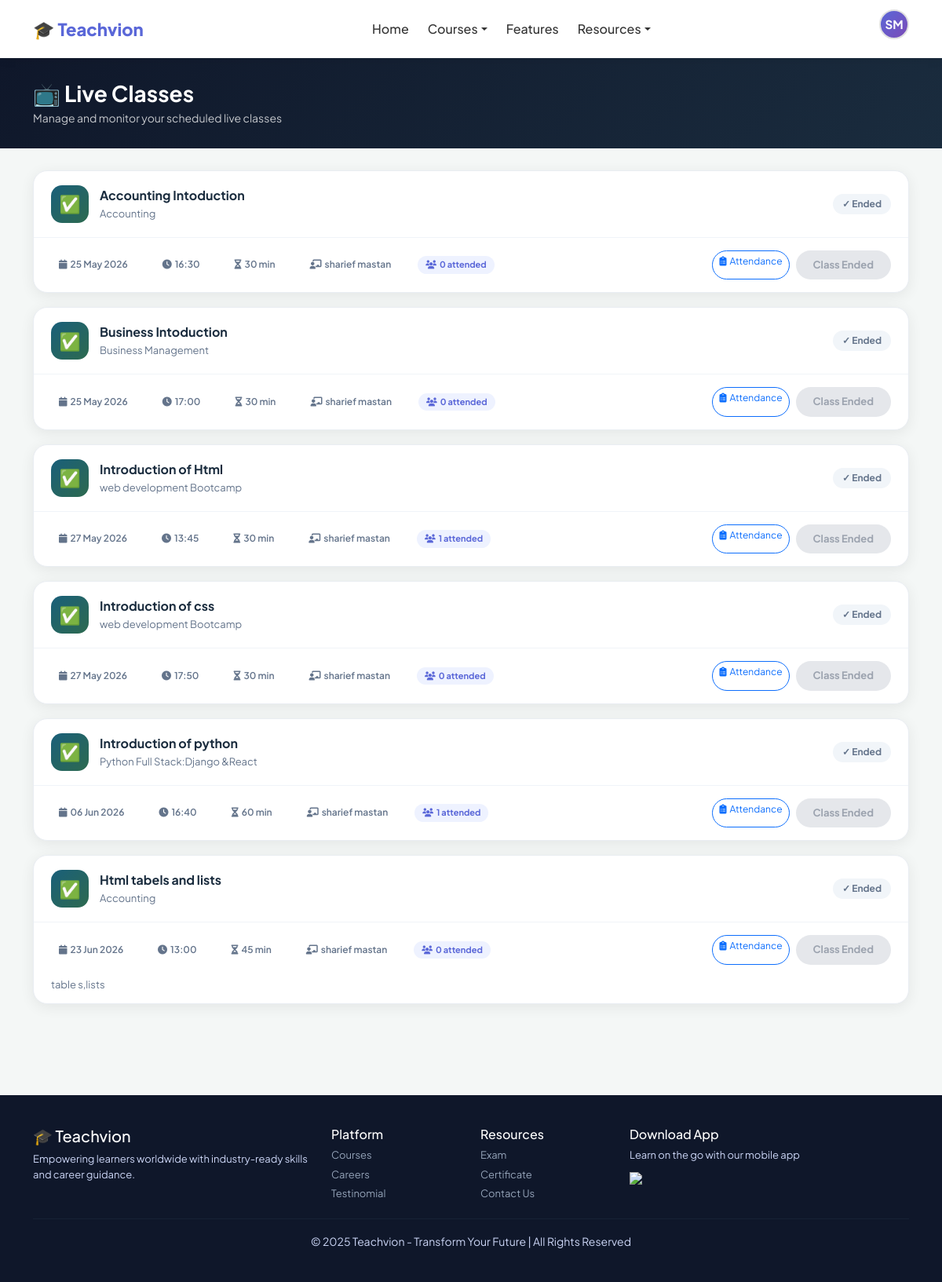
Page /live-classes/ (signed in) on the committed database.
### accounts/models.py (models this page shows, shortened)
class CustomUser(AbstractUser):
    ROLE_CHOICES = [
        ('student', 'Student'),
        ('trainer', 'Trainer'),
        ('admin', 'Admin'),
    ]
    email = models.EmailField(unique=True)
    role = models.CharField(max_length=10, choices=ROLE_CHOICES, default='student')
    phone = models.CharField(max_length=15, blank=True)
    profile_pic = models.ImageField(upload_to='profiles/', blank=True, null=True)
    bio = models.TextField(blank=True)
    created_at = models.DateTimeField(auto_now_add=True)
    USERNAME_FIELD = 'email'
    REQUIRED_FIELDS = ['username', 'first_name', 'last_name']
    def get_dashboard_url(self):
        urls = {
            'student': '/dashboard/student/',
            'trainer': '/dashboard/trainer/',
            'admin':   '/dashboard/admin/',
        }
        return urls.get(self.role, '/')

### liveclasses/models.py (models this page shows, shortened)
class LiveClass(models.Model):
    course        = models.ForeignKey('courses.Course', on_delete=models.CASCADE, related_name='live_classes')
    trainer       = models.ForeignKey('accounts.CustomUser', on_delete=models.CASCADE, related_name='live_classes')
    title         = models.CharField(max_length=200)
    description   = models.TextField(blank=True)
    scheduled_at  = models.DateTimeField()
    duration_mins = models.PositiveIntegerField(default=60)
    room_name     = models.CharField(max_length=100, unique=True, blank=True)
    is_active     = models.BooleanField(default=True)
    created_at    = models.DateTimeField(auto_now_add=True)
    recording_url      = models.URLField(blank=True)        # Jitsi/Dropbox/Drive link
    recording_file     = models.FileField(upload_to='recordings/', blank=True, null=True)
    recording_status   = models.CharField(
        max_length=20,
        choices=[
            ('none',       'Not Recorded'),
            ('recording',  'Recording in Progress'),
            ('processing', 'Processing'),
            ('ready',      'Ready'),
            ('added',      'Added to Course'),
        ],
        default='none'
    )
    lesson_created     = models.ForeignKey(
        'courses.Lesson', on_delete=models.SET_NULL,
        null=True, blank=True, related_name='from_live_class'
    )  # The lesson auto-created from this recording
    class Meta:
        ordering = ['scheduled_at']
    def is_live_now(self):
        now = timezone.now()
        end = self.scheduled_at + timezone.timedelta(minutes=self.duration_mins)
        return self.scheduled_at <= now <= end
    def has_ended(self):
        end = self.scheduled_at + timezone.timedelta(minutes=self.duration_mins)
        return timezone.now() > end

### courses/models.py (models this page shows, shortened)
class Course(models.Model):
    CATEGORY_CHOICES = [
        ('web', 'Web Development'),
        ('java', 'Java Full Stack'),
        ('python', 'Python Full Stack'),
        ('data', 'Data Analytics'),
        ('ai', 'AI/ML'),
        ('accounting', 'Accounting & Finance'),
        ('business', 'Business Management'),
        ('diet', 'Diet & Nutrition'),
        ('computer_science', 'Computer Science'),
    ]
    trainer = models.ForeignKey(
        settings.AUTH_USER_MODEL,
        on_delete=models.SET_NULL,
        null=True, blank=True,
        related_name='courses_taught',
        limit_choices_to={'role': 'trainer'}
    )
    title = models.CharField(max_length=200)
    description = models.TextField()
    category = models.CharField(max_length=20, choices=CATEGORY_CHOICES)
    price = models.DecimalField(max_digits=10, decimal_places=2)
    thumbnail = models.ImageField(upload_to='course_thumbnails/', blank=True, null=True)
    badge = models.CharField(max_length=50, blank=True)
    is_active = models.BooleanField(default=True)
    created_at = models.DateTimeField(auto_now_add=True)
    updated_at = models.DateTimeField(auto_now=True)

### liveclasses/views.py (the view)
# urls.py: path('live-classes/',                                views.my_live_classes_view,      name='my_live_classes'),
@login_required
def my_live_classes_view(request):
    now = timezone.now()
    if request.user.role == 'student':
        enrolled_ids = Enrollment.objects.filter(
            student=request.user, payment_status='paid'
        ).values_list('course_id', flat=True)
        classes = LiveClass.objects.filter(
            course_id__in=enrolled_ids, is_active=True,
            scheduled_at__gte=now - timezone.timedelta(hours=2)
        ).order_by('scheduled_at').select_related('course', 'trainer')
    else:
        classes = LiveClass.objects.filter(
            trainer=request.user, is_active=True,
        ).order_by('scheduled_at').select_related('course')
    classes_data = []
    for lc in classes:
        att_count = Attendance.objects.filter(live_class=lc, is_present=True).count()
        classes_data.append({'class': lc, 'att_count': att_count})
    return render(request, 'my_classes.html', {
        'classes_data': classes_data,
        'now':          now,
    })

### liveclasses/templates/my_classes.html (shortened to what this page needs)
{% extends 'base.html' %}
{% load static %}
{% block content %}
<div class="page-hero">
  <div class="container">
    <h3 class="fw-bold mb-1">📺 Live Classes</h3>
    <p class="mb-0 opacity-75" style="font-size:14px;">
      {% if request.user.role == 'student' %}
        Join live sessions from your enrolled courses
      {% else %}
        Manage and monitor your scheduled live classes
      {% endif %}
    </p>
  </div>
</div>
<div class="container pb-5">
  {% if classes_data %}
    {% for item in classes_data %}
    {% with lc=item.class %}
    <div class="cls-card">
      <div class="cls-header">
        <div class="cls-icon">
          {% if lc.is_live_now %}🔴
          {% elif lc.has_ended %}✅
          {% else %}📅
          {% endif %}
        </div>
        <div style="flex:1;">
          <div style="font-weight:700; font-size:16px; color:#1a2c3e;">{{ lc.title }}</div>
          <div style="font-size:13px; color:#64748b; margin-top:2px;">{{ lc.course.title }}</div>
        </div>
        {% if lc.is_live_now %}
          <span class="status-live">LIVE NOW</span>
        {% elif lc.has_ended %}
          <span class="status-ended">✓ Ended</span>
        {% else %}
          <span class="status-soon">⏰ Upcoming</span>
        {% endif %}
      </div>
      <div class="cls-body">
        <div class="d-flex gap-4 flex-wrap">
          <span class="meta-chip"><i class="fas fa-calendar"></i>{{ lc.scheduled_at|date:"d M Y" }}</span>
          <span class="meta-chip"><i class="fas fa-clock"></i>{{ lc.scheduled_at|time:"H:i" }}</span>
          <span class="meta-chip"><i class="fas fa-hourglass-half"></i>{{ lc.duration_mins }} min</span>
          <span class="meta-chip"><i class="fas fa-chalkboard-teacher"></i>{{ lc.trainer.get_full_name }}</span>
          {% if request.user.role != 'student' %}
          <span class="att-pill"><i class="fas fa-users me-1"></i>{{ item.att_count }} attended</span>
          {% endif %}
        </div>
        <div class="d-flex gap-2 flex-wrap">
          {% if request.user.role != 'student' %}
          <a href="{% url 'attendance_detail' lc.id %}" class="btn btn-sm btn-outline-primary rounded-pill" style="font-size:12px;">
            <i class="fas fa-clipboard-list me-1"></i>Attendance
          </a>
          {% endif %}
          {% if lc.has_ended %}
            <span class="join-btn ended">Class Ended</span>
          {% elif lc.is_live_now %}
            <a href="{% url 'join_live_class' lc.id %}" class="join-btn">
              🎥 Join Now
            </a>
          {% else %}
            <a href="{% url 'join_live_class' lc.id %}" class="join-btn" style="background:linear-gradient(135deg,#1a5f7a,#2d6a4f);">
              🔔 Enter Waiting Room
            </a>
          {% endif %}
        </div>
      </div>
      {% if lc.description %}
      <div style="padding:0 22px 14px; font-size:13px; color:#64748b;">{{ lc.description }}</div>
      {% endif %}
    </div>
    {% endwith %}
    {% endfor %}
  {% endif %}
</div>
{% endblock %}

### courses/templates/base.html (shortened to what this page needs)
{% load static %}
<!DOCTYPE html>
<html lang="en">
<head>
  <link rel="stylesheet" href="{% static 'css/style.css' %}">
  <link href="https://cdn.jsdelivr.net/npm/bootstrap@5.3.0/dist/css/bootstrap.min.css" rel="stylesheet">
  <link rel="stylesheet" href="https://cdnjs.cloudflare.com/ajax/libs/font-awesome/6.4.0/css/all.min.css">
</head>
<body>
<nav class="navbar navbar-expand-lg">
  <div class="container">
    <a class="logo" href="{% url 'index' %}">🎓 Teachvion</a>
    <div class="collapse navbar-collapse justify-content-center" id="navbarMain">
      <ul class="navbar-nav">
        <li class="nav-item"><a class="nav-link" href="{% url 'index' %}">Home</a></li>
        <li class="nav-item dropdown">
          <a class="nav-link dropdown-toggle" href="#" data-bs-toggle="dropdown">Courses</a>
        </li>
        <li class="nav-item"><a class="nav-link" href="#Features">Features</a></li>
        <li class="nav-item dropdown">
          <a class="nav-link dropdown-toggle" href="#" data-bs-toggle="dropdown">Resources</a>
        </li>
      </ul>
    </div>
    <div class="d-flex align-items-center gap-2">
      {% if user.is_authenticated %}
        <div class="dropdown profile-dropdown">
          <div class="profile-avatar dropdown-toggle" data-bs-toggle="dropdown">
            {% if user.profile_pic %}
              <img src="{{ user.profile_pic.url }}" alt="Profile">
            {% else %}
              {{ user.first_name|first|upper }}{{ user.last_name|first|upper }}
            {% endif %}
          </div>
        </div>
      {% else %}
        <a href="{% url 'login' %}" class="btn btn-login">Log in</a>
        <a href="{% url 'register' %}" class="btn btn-signup">Sign up</a>
      {% endif %}
    </div>
  </div>
</nav>
{% block content %}{% endblock %}
<footer class="footer">
  <div class="container">
    <div class="row">
      <div class="col-md-4">
        <h5>🎓 Teachvion</h5>
        <p>Empowering learners worldwide with industry-ready skills and career guidance.</p>
      </div>
      <div class="col-md-2">
        <h6>Platform</h6>
        <p><a href="{% url 'index' %}#courses">Courses</a></p>
        <p><a href="{% url 'index' %}#jobs">Careers</a></p>
        <p><a href="{% url 'index' %}#testinomial">Testinomial</a></p>
      </div>
      <div class="col-md-2">
        <h6>Resources</h6>
        <p><a href="{% url 'exam' %}">Exam</a></p>
        <p><a href="{% url 'certificate' %}">Certificate</a></p>
        <p><a href="#contact">Contact Us</a></p>
      </div>
      <div class="col-md-4">
        <h6>Download App</h6>
        <p>Learn on the go with our mobile app</p>
        <img src="https://upload.wikimedia.org/wikipedia/commons/7/78/Google_Play_Store_badge_EN.svg" width="130">
      </div>
    </div>
    <hr>
    <div class="text-center">
      <small>© 2025 Teachvion - Transform Your Future | All Rights Reserved</small>
    </div>
  </div>
</footer>
</body>
</html>

### static/css/style.css (style rules this page uses)
:root { --primary: #5a67d8; --primary-dark: #4c56c0; --accent: #7b4bb7; --success: #2d6a4f; --bg: #f4f7f6; --text: #1a1a2e; }
* { font-family: 'Plus Jakarta Sans', 'Segoe UI', sans-serif; box-sizing: border-box; }
body { background: var(--bg); margin: 0; color: var(--text); }
.navbar { background: white; padding: 12px 0; box-shadow: 0 2px 12px rgba(0, 0, 0, 0.07); position: sticky; top: 0; z-index: 1000; }
.logo { font-size: 22px; font-weight: 800; color: var(--primary); text-decoration: none; }
.nav-link { color: #333 !important; font-weight: 500; margin: 0 4px; transition: color 0.2s; }
.footer { background: #0f172a; color: #cbd5f5; padding: 40px 0; margin-top: 50px; }
.footer h5, .footer h6 { color: white; }
.footer p { font-size: 13px; margin: 5px 0; }
.footer a { color: #94a3b8; text-decoration: none; font-size: 13px; }
.footer hr { border-color: #334155; }
.profile-avatar { width: 38px; height: 38px; border-radius: 50%; background: linear-gradient(135deg, var(--primary), var(--accent)); color: white; font-weight: 700; font-size: 15px; display: flex; align-items: center; justify-content: center; cursor: pointer; border: 2px solid #e0e0e0; }
body { background: url('https://images.unsplash.com/photo-1600585154731-9d8e469e2b01?ixlib=rb-4.0.3&auto=format&fit=crop&w=1350&q=80') no-repeat center center fixed; background-size: cover; }
body { background: #f4f7f6; }
.profile-avatar { width: 90px; height: 90px; border-radius: 50%; background: linear-gradient(135deg,#1a5f7a,#2d6a4f); color: white; font-size: 32px; font-weight: 800; display: flex; align-items: center; justify-content: center; margin: 0 auto 12px; position: relative; }
body { background: #f4f7fc; }
.meta-chip { display: inline-flex; align-items: center; gap: 4px; font-size: 12px; font-weight: 600; padding: 2px 10px; border-radius: 20px; }
.page-hero { background: linear-gradient(135deg,#1a5f7a,#2d6a4f); color:white; padding:32px 0; margin-bottom:32px; }
.cls-card { background:white; border-radius:18px; box-shadow:0 4px 18px rgba(0,0,0,.07); overflow:hidden; margin-bottom:18px; transition:.2s; border:1px solid #e9edf2; }
.cls-header { padding:18px 22px; border-bottom:1px solid #f0f4f8; display:flex; align-items:center; gap:14px; flex-wrap:wrap; }
.cls-icon { width:48px; height:48px; border-radius:14px; background:linear-gradient(135deg,#1a5f7a,#2d6a4f); color:white; font-size:22px; display:flex; align-items:center; justify-content:center; flex-shrink:0; }
.cls-body { padding:16px 22px; display:flex; align-items:center; justify-content:space-between; flex-wrap:wrap; gap:12px; }
.status-ended { background:#f1f5f9; color:#64748b; border-radius:20px; padding:4px 12px; font-size:12px; font-weight:700; }
.meta-chip { font-size:12px; color:#64748b; display:inline-flex; align-items:center; gap:4px; }
.join-btn { background:linear-gradient(135deg,#5a67d8,#7b4bb7); color:white; border:none; border-radius:20px; padding:9px 22px; font-size:13px; font-weight:700; cursor:pointer; transition:.2s; text-decoration:none; }
.join-btn.ended { background:#e5e7eb; color:#9ca3af; cursor:default; }
.att-pill { background:#eef2ff; color:#5a67d8; border-radius:20px; padding:3px 10px; font-size:11px; font-weight:700; }
.page-hero { background:linear-gradient(135deg,#1a2c3e,#1e3c72); color:white; padding:32px 0; margin-bottom:28px; }
.page-hero { background:linear-gradient(135deg,#0f172a,#1a2c3e); color:white; padding:28px 0; margin-bottom:28px; }

### rows in the picture
CustomUser: first_name|first "S", last_name|first "M"
LiveClass: class "Accounting Intoduction", class.course "Accounting", shows "✓ Ended", class.scheduled_at "25 May 2026", class.scheduled_at "16:30", class.duration_mins "30", class.trainer.get_full_name "sharief mastan", att_count "0", shows "Class Ended"
LiveClass: class "Business Intoduction", class.course "Business Management", shows "✓ Ended", class.scheduled_at "25 May 2026", class.scheduled_at "17:00", class.duration_mins "30", class.trainer.get_full_name "sharief mastan", att_count "0", shows "Class Ended"
LiveClass: class "Introduction of Html", class.course "web development Bootcamp", shows "✓ Ended", class.scheduled_at "27 May 2026", class.scheduled_at "13:45", class.duration_mins "30", class.trainer.get_full_name "sharief mastan", att_count "1", shows "Class Ended"
LiveClass: class "Introduction of css", class.course "web development Bootcamp", shows "✓ Ended", class.scheduled_at "27 May 2026", class.scheduled_at "17:50", class.duration_mins "30", class.trainer.get_full_name "sharief mastan", att_count "0", shows "Class Ended"
LiveClass: class "Introduction of python", class.course "Python Full Stack:Django &React", shows "✓ Ended", class.scheduled_at "06 Jun 2026", class.scheduled_at "16:40", class.duration_mins "60", class.trainer.get_full_name "sharief mastan", att_count "1", shows "Class Ended"
LiveClass: class "Html tabels and lists", class.course "Accounting", shows "✓ Ended", class.scheduled_at "23 Jun 2026", class.scheduled_at "13:00", class.duration_mins "45", class.trainer.get_full_name "sharief mastan", att_count "0", shows "Class Ended", class.description "table s,lists"
